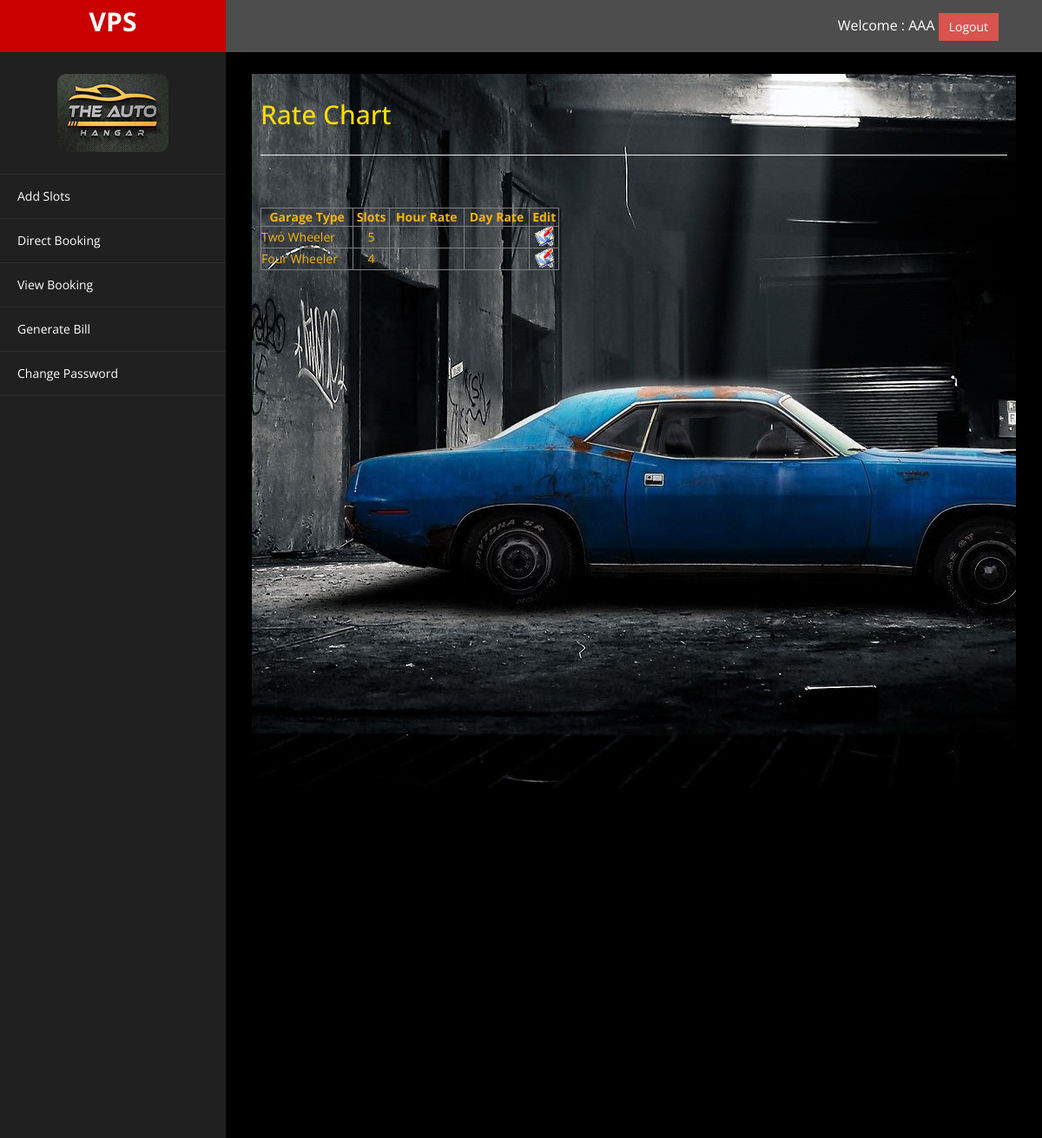
Page /rates.php (signed in) on the committed database.
### tables this page shows
CREATE TABLE `tblslots` (
  `id` int(11) NOT NULL,
  `username` varchar(50) NOT NULL,
  `area` varchar(50) NOT NULL,
  `address` text NOT NULL,
  `type` varchar(15) NOT NULL,
  `slots` int(11) NOT NULL
);

### rates.php (the view, shortened to what this page needs)
<!DOCTYPE html>
<html xmlns="http://www.w3.org/1999/xhtml">
<head>
    <link href="assets/css/bootstrap.css" rel="stylesheet" />
    <link href="assets/css/font-awesome.css" rel="stylesheet" />
    <link href="assets/js/morris/morris-0.4.3.min.css" rel="stylesheet" />
    <link href="assets/css/custom.css" rel="stylesheet" />
</head>
<body>
    <div id="wrapper">
        <nav class="navbar navbar-default navbar-cls-top " role="navigation" style="margin-bottom: 0">
            <div class="navbar-header">
                <a class="navbar-brand" href="#">VPS</a>
            </div>
  <div style="color: white;
padding: 15px 50px 5px 50px;
float: right;
font-size: 16px;">
      <?php
      echo "Welcome : ".$_SESSION['name'];
      ?>
      <a href="logout.php" class="btn btn-danger square-btn-adjust">Logout</a> </div>
        </nav>
                <nav class="navbar-default navbar-side" role="navigation">
            <div class="sidebar-collapse">
                <ul class="nav" id="main-menu">
				<li class="text-center">
                    <img src="assets/img/find_user.png" class="user-image img-responsive"/>
					</li>
                    <li>
                        <a href="slot.php"><i class=""></i>Add Slots</a>
                    </li>
                    <li>
                    <a  href="direct.php"><i class=""></i>Direct Booking</a>
                    </li>
                    <li>
                        <a  href="userhome.php"><i class=""></i>View Booking</a>
                    </li>
                     <li>
                        <a  href="billing.php"><i class=""></i>Generate Bill</a>
                     </li>
                    <li>
                        <a  href="edit1.php"><i class=""></i>Change Password</a>
                    </li>
                </ul>
            </div>
        </nav>
        <div id="page-wrapper" >
            <div id="page-inner">
                <div class="row">
                    <div class="col-md-12">
                     <h2>Rate Chart</h2>
                    </div>
                </div>
                <hr />
            <?php
        include 'dbconnection.php';
        $query="select * from tblslots where username='{$_SESSION['id']}'";
        $result=mysqli_query($link,$query);
        if(mysqli_num_rows($result)>0){
            ?>
                <br/><br/><form name="f" method="post" action="">
                <table border="1px;" width="40%">
                    <thead align="center" style="font-weight: bold"><tr>
                        <td>Garage Type</td>
                        <td>Slots</td>
                        <td>Hour Rate</td>
                        <td>Day Rate</td>
                        <td>Edit</td></tr>
                    </thead>
            <?php
                 while ($row=  mysqli_fetch_assoc($result)){
                 ?>
                    <tr>
                        <td><?php echo $row['type'] ?></td>
                        <td align='center'><?php echo $row['slots'] ?></td>
                        <td align='center'><?php echo $row['hrrate'] ?></td>
                        <td align='center'><?php echo $row['dayrate'] ?></td>
                        <td align='center'><a href='rates.php?id=<?php echo $row['id'] ?>'><img src='images/courselist.gif' width='24px' height='24px'/></a></td>
                    </tr>
                 <?php
                 }
                 ?>
                </table>
                </form>
   <?php
        }
        ?>
    </div>
            </div>
        </div>
</body>
</html>

### assets/css/custom.css (style rules this page uses)
body { font-family: 'Open Sans', sans-serif; }
#wrapper { width: 100%; background:#202020; }
#page-wrapper { padding: 15px 15px; min-height: 600px; background:black; }
#page-inner { width:100%; margin:10px 20px 10px 0px; background-image: url('../img/bg.jpg'); padding:10px; min-height:1200px; background-repeat: no-repeat; }
.text-center { text-align:center; }
h2 { color: rgb(255, 221, 0); }
.square-btn-adjust { border: 0px solid transparent; -webkit-border-radius: 0px; -moz-border-radius: 0px; border-radius: 0px; }
.user-image { margin: 25px auto; -webkit-border-radius: 10px; -moz-border-radius: 10px; border-radius: 10px; max-height:170px; max-width:170px; }
.navbar-cls-top .navbar-brand { color: #fff; background: #C90000; width: 260px; text-align: center; height: 60px; font-size: 30px; font-weight: 700; }
.sidebar-collapse , .sidebar-collapse .nav { background:none; }
.sidebar-collapse .nav { padding:0; }
.sidebar-collapse .nav > li > a { color:#fff; background:#202020; text-shadow:none; }
.sidebar-collapse > .nav > li > a { padding:15px 10px; }
.sidebar-collapse > .nav > li { border-bottom: 1px solid rgba(107, 108, 109, 0.19); }
.navbar-side { border:none; background-color: #202020; }
.navbar-cls-top { background:#4D4D4D; border-bottom:none; }
.navbar-default { border:0px solid black; }
.navbar-header { background: #A70303; }
@media (min-width:768px) { #page-wrapper { margin: 0 0 0 260px; padding: 15px 30px; min-height: 1200px; background:black; } }
@media (min-width:768px) { .navbar-side { z-index: 1; position: absolute; width: 260px; } }
@media (min-width:768px) { .navbar { border-radius: 0px; } }

### rows in the picture
tblslots: type "Two Wheeler", slots "5"
tblslots: type "Four Wheeler", slots "4"

### other values in the picture
$_SESSION['name'] "AAA"
